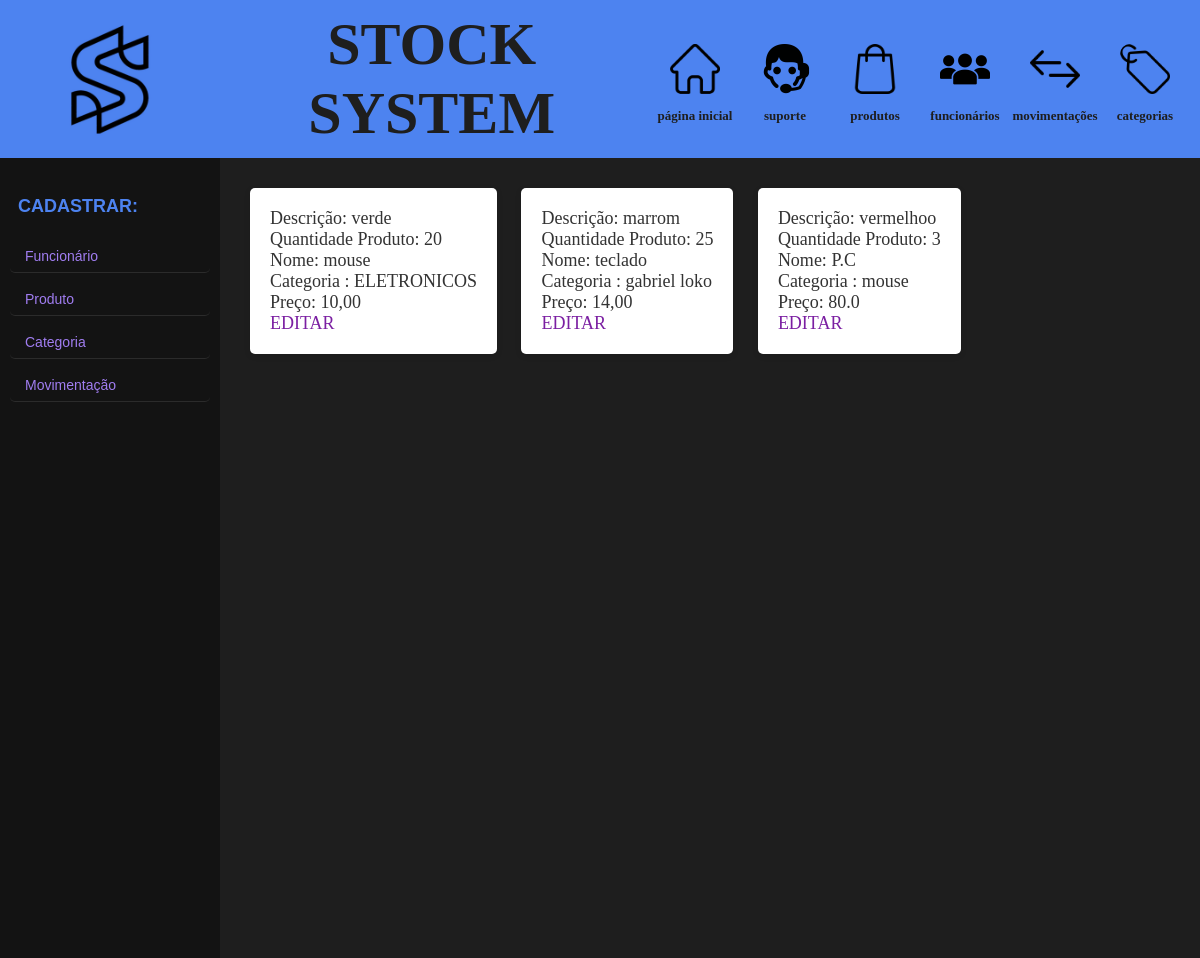
The page /produto on the database as committed earlier.
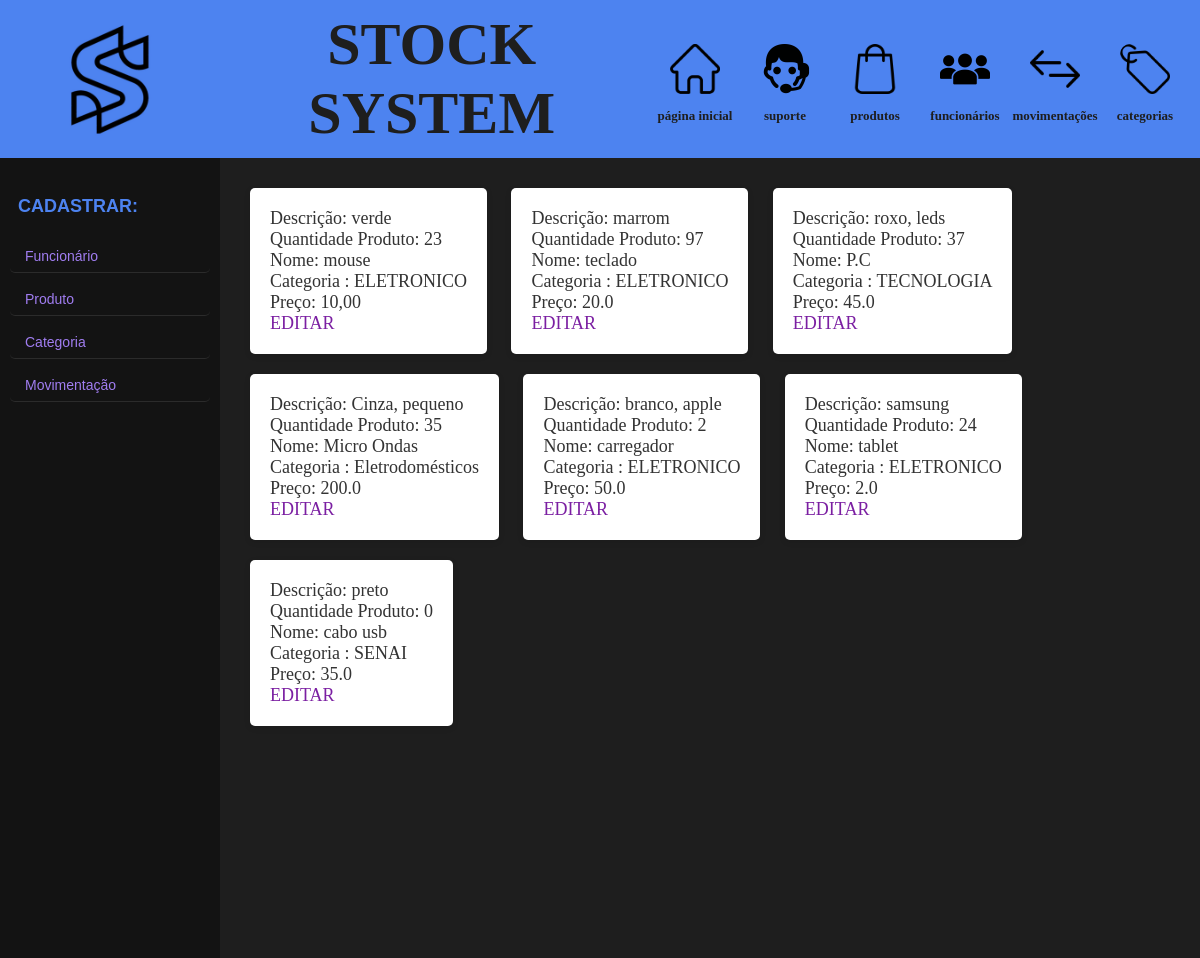
The same page on the database as committed later.
### models.py (models this page shows, shortened)
class Produto(Base):
    __tablename__ = 'produto'
    id = Column(Integer, primary_key=True)
    nome = Column(String(40), nullable=False, index=True)
    descricao = Column(String(80), nullable=False, index=True, )
    quantidade_produto = Column(Integer, nullable=False, )
    preco = Column(Float, nullable=False, index=True)
    categoria_id = Column(String, ForeignKey('categoria.id'))

class Categoria(Base):
    __tablename__ = 'categoria'
    id = Column(Integer, primary_key=True)
    name_categoria = Column(String(20), nullable=False)

### app.py (the view)
@app.route('/produto', methods=['GET'])
def produto():
    sql_produto = select(Produto, Categoria).join(Categoria, Categoria.id == Produto.categoria_id)
    resultado_produto = db_session.execute(sql_produto).fetchall()  # quando Ã© join fetchall invez de de scalars
    return render_template('produto.html',
                           lista_produto=resultado_produto)

### templates/produto.html
{% extends 'template.html' %}
{% block conteudo %}
{% for produto, categoria in lista_produto %}
<div class="conteudo_produto">
    <p> Descrição: {{produto.descricao}} </p>
    <p> Quantidade Produto: {{produto.quantidade_produto}}</p>
    <p> Nome: {{produto.nome}}</p>
    <p> Categoria : {{categoria.name_categoria}}</p>
    <p> Preço: {{produto.preco}}</p>
    <a href="{{url_for('editar_produto', id_produto=produto.id)}}"> EDITAR</a>
</div>
{% endfor %}
{% endblock conteudo %}

### templates/template.html (shortened to what this page needs)
<!doctype html>
<html lang="pt-BR">
<head>
    <link rel="stylesheet" href="/static/template.css">
</head>
<header>
    <div class="icones_header">
        <img class="logo" src="/static/estoque.jpg" alt="Logo do site">
        <div class="titulo">STOCK SYSTEM</div>
        <div class="produto">
            <a href="{{url_for('dashboard')}}">
                <img class="icone" src="/static/home.png" alt="Ícone da casa">
            </a>
            <p>página inicial</p>
        </div>
        <div class="produto">
            <a href="{{url_for('suporte')}}" class="imagem_template">
                <img class="icone" src="/static/suporte.png" alt="Ícone da casa">
            </a>
            <p>suporte</p>
        </div>
        <div class="produto">
        <a href="{{url_for('produto')}}" class="imagem_template">
            <img class="icone" src="/static/produto.png" alt="Ícone da casa">
        </a>
            <p>produtos</p>
        </div>
        <div class="produto">
            <a href="{{url_for('funcionario')}}" class="imagem_template">
                <img class="icone" src="/static/funcionario.png" alt="Ícone da casa">
            </a>
            <p>funcionários</p>
        </div>
        <div class="produto">
            <a href="{{url_for('movimentacao')}}" class="imagem_template">
                <img class="icone" src="/static/movimentacao.png" alt="Ícone da casa">
            </a>
            <p>movimentações</p>
        </div>
        <div class="produto">
            <a href="{{url_for('categoria')}}" class="imagem_template">
                <img class="icone" src="/static/categoria.png" alt="Ícone da casa">
            </a>
            <p>categorias</p>
        </div>
    </div>
</header>
<body>
<div class="container">
    <nav>
        <div class="topo_nav">CADASTRAR:</div>
        <a href="{{url_for('criar_funcionario')}}"> Funcionário</a>
        <a href="{{url_for('criar_produto')}}"> Produto</a>
        <a href="{{url_for('criar_categoria')}}"> Categoria</a>
        <a href="{{url_for('criar_movimentacao')}}"> Movimentação</a>
    </nav>
    <main>
        {% block conteudo %}
        {% endblock %}
    </main>
</div>
</body>
</html>

### static/template.css (style rules this page uses)
* { margin: 0; padding: 0; box-sizing: border-box; transition: all 0.3s ease-in-out; }
html, body { height: 100%; font-family: "Baskerville Old Face", serif; background-color: #131313; color: #2c2c2c; }
body { display: flex; flex-direction: column; }
header { display: flex; flex-direction: column; justify-content: center; align-items: center; background-color: #4D83F0; padding: 10px; text-align: center; box-shadow: 0 4px 10px rgba(0, 0, 0, 0.1); }
.logo { display: inline-block; height: 120px; width: 250px; border-radius: 5px; margin: 0px 40px 0px 0px; }
.titulo { font-size: 60px; font-family: "Baskerville Old Face", serif; font-weight: bold; margin: 0px 80px 0px 30px; color: #1e1e1e; }
header img { margin: 10px 20px 10px 20px; }
.icones_header { display: flex; width: 100%; justify-content: left; align-items: center; }
.icone { display: inline-block; height: 50px; width: 50px; border-radius: 10px; }
header p { font-size: 13px; font-family: Bahnschrift, serif; font-weight: bold; color: #1e1e1e; }
nav { background-color: #131313; width: 220px; height: 100vh; position: fixed; left: 0; padding-top: 20px; display: flex; flex-direction: column; }
.topo_nav { margin: 18px; font-weight: bold; font-size: 18px; color: #4D83F0; }
nav a { display: block; padding: 8px 15px; font-size: 14px; color: #a07df0; border-bottom: 1px solid rgba(255, 255, 255, 0.1); transition: background-color 0.3s; margin: 5px 10px; border-radius: 5px; }
main { flex: 1; padding: 20px; margin-left: 220px; background-color: #1e1e1e; color: white; height: 100vh; overflow-y: auto; }
a { color: #7b1fa2; text-decoration: none; transition: color 0.3s; }
.conteudo_produto { background: #ffffff; text-align: start; display: inline-block; width: auto; height: auto; font-size: 18px; padding: 20px; border-radius: 5px; margin: 10px; box-shadow: 0 2px 6px rgba(0, 0, 0, 0.1); transition: transform 0.3s, box-shadow 0.3s; color: #333; font-family: 'Georgia', serif; }
body { font-family: 'Arial', sans-serif; background-color: #1e1e2f; color: #ffffff; margin: 0; padding: 0; }

Rows that differ between the two databases and show on the page:
changed Produto "verde": quantidade_produto "20" → "23"; name_categoria "ELETRONICOS" → "ELETRONICO"
changed Produto "marrom": quantidade_produto "25" → "97"; name_categoria "gabriel loko" → "ELETRONICO"; preco "14,00" → "20.0"
changed Produto: descricao "vermelhoo" → "roxo, leds"; quantidade_produto "3" → "37"; name_categoria "mouse" → "TECNOLOGIA"; preco "80.0" → "45.0"
added Produto: descricao "Cinza, pequeno", quantidade_produto "35", nome "Micro Ondas", name_categoria "Eletrodomésticos", preco "200.0"
added Produto: descricao "branco, apple", quantidade_produto "2", nome "carregador", name_categoria "ELETRONICO", preco "50.0"
added Produto: descricao "samsung", quantidade_produto "24", nome "tablet", name_categoria "ELETRONICO", preco "2.0"
added Produto: descricao "preto", quantidade_produto "0", nome "cabo usb", name_categoria "SENAI", preco "35.0"
